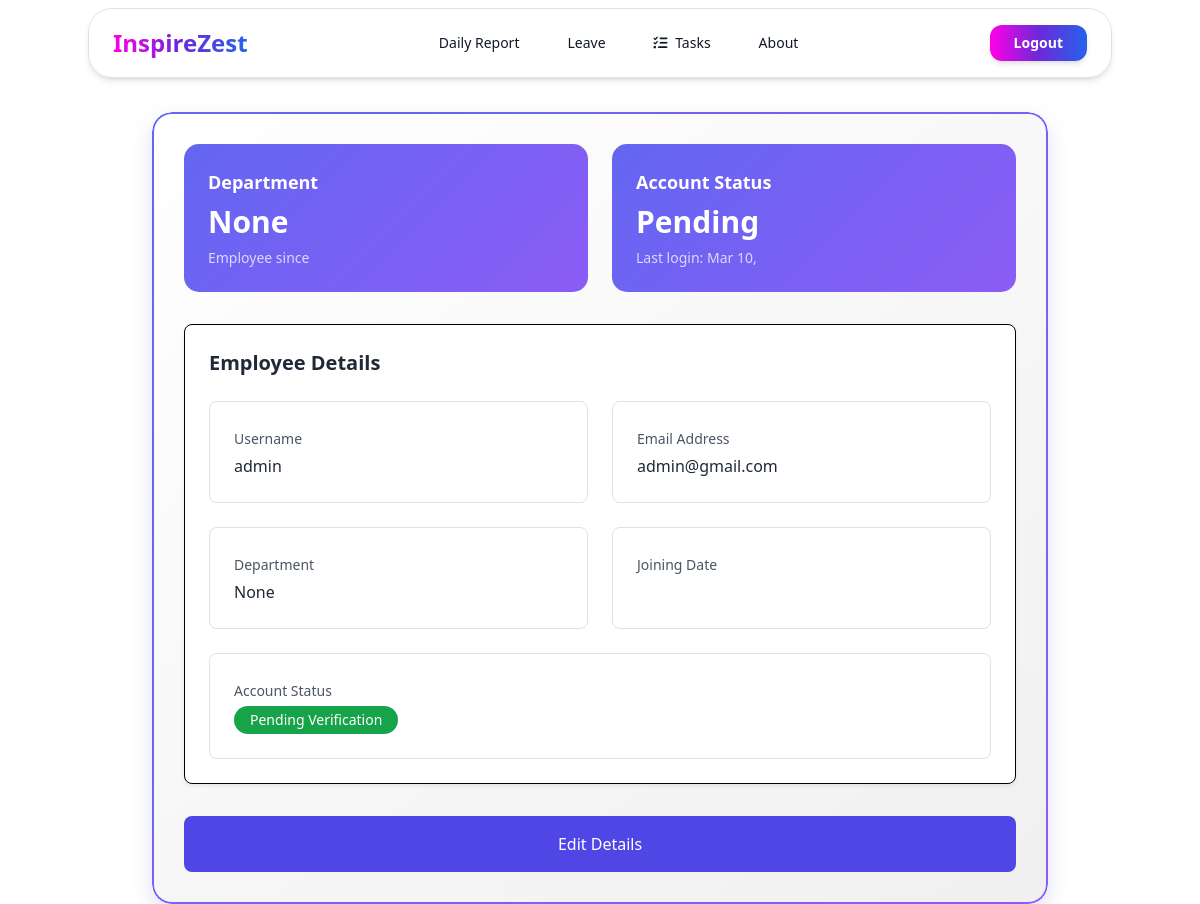
The page /employee/about/ (signed in) on the database as committed earlier.
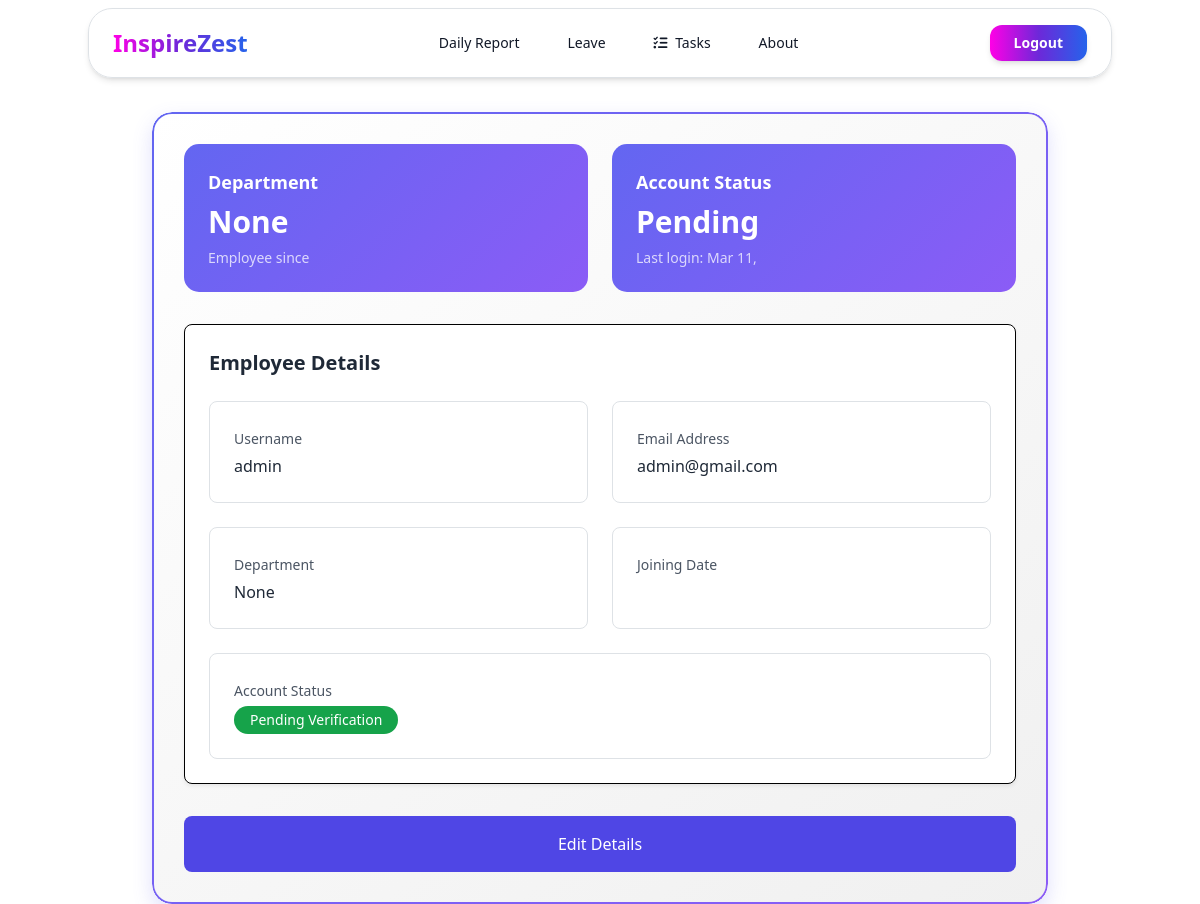
The same page on the database as committed later.
### app/models.py (models this page shows, shortened)
class CustomUser(AbstractUser):
    DEPARTMENT_CHOICES = [
        ('HR', 'Human Resources'),
        ('IT', 'Information Technology'),
        ('FIN', 'Finance'),
        ('MKT', 'Marketing'),
        ('OPS', 'Operations'),
    ]
    is_verified = models.BooleanField(default=False)
    otp = models.CharField(max_length=10, null=True, blank=True)
    email = models.EmailField(unique=True)
    employee_id = models.CharField(max_length=10, unique=True, null=True)
    department = models.CharField(max_length=3, choices=DEPARTMENT_CHOICES, null=True, blank=True)
    joining_date = models.DateField(null=True, blank=True)

### app/views.py (the view)
# urls.py: path('employee/about/',views.Employee_about_view,name='employee-about'),
def Employee_about_view(request):
    about=CustomUser.objects.get(id=request.user.id)
    salary=SalaryCalendar.objects.filter(employee=about).last()
    return render(request,"employee_about.html",{'about':about,'salary':salary})

### app/templates/employee_about.html (shortened to what this page needs)
{% extends "employee_base.html" %}
{% load widget_tweaks %}
{% load static %}
{% block main_block %}
<link rel="stylesheet" href="{% static 'css/style.css' %}">
<div class="container mx-auto px-4 mt-28">
    <div class="max-w-4xl mx-auto">
        <div class="employee-card p-8">
            <div class="grid grid-cols-1 md:grid-cols-2 gap-6 mb-8">
                <div class="info-section p-6 text-white" data-aos="flip-down" data-aos-delay="900">
                    <h3 class="text-lg font-semibold mb-2">Department</h3>
                    <p class="text-3xl font-bold">{{ about.department }}</p>
                    <p class="text-sm opacity-75 mt-2">Employee since {{ about.joining_date|date:"M d, Y" }}</p>
                </div>
                <div class="info-section p-6 text-white" data-aos="flip-up">
                    <h3 class="text-lg font-semibold mb-2">Account Status</h3>
                    <p class="text-3xl font-bold">
                        {% if about.is_verified %}Verified{% else %}Pending{% endif %}
                    </p>
                    <p class="text-sm opacity-75 mt-2">Last login: {{ about.last_login|date:"M d," }}</p>
                </div>
            </div>
            <div class="bg-white rounded-lg shadow-sm p-6 border border-black" data-aos="flip-up" data-aos-delay="500">
                <h2 class="text-xl font-semibold text-gray-800 mb-4">Employee Details</h2>
                <div class="grid grid-cols-1 md:grid-cols-2 gap-4">
                    <div class="detail-item p-4 rounded-lg border">
                        <label class="text-sm font-medium text-gray-600">Username</label>
                        <p class="text-gray-800 font-medium mt-1">{{ about.username }}</p>
                    </div>
                    <div class="detail-item p-4 rounded-lg border">
                        <label class="text-sm font-medium text-gray-600">Email Address</label>
                        <p class="text-gray-800 font-medium mt-1">{{ about.email }}</p>
                    </div>
                    <div class="detail-item p-4 rounded-lg border">
                        <label class="text-sm font-medium text-gray-600">Department</label>
                        <p class="text-gray-800 font-medium mt-1">{{ about.department }}</p>
                    </div>
                    <div class="detail-item p-4 rounded-lg border">
                        <label class="text-sm font-medium text-gray-600">Joining Date</label>
                    </div>
                    <div class="detail-item p-4 rounded-lg border md:col-span-2">
                        <label class="text-sm font-medium text-gray-600">Account Status</label>
                        <div class="flex items-center mt-1">
                            <span class="inline-flexs items-center px-3 py-1 rounded-full text-sm font-medium
                    {% if employee.is_verified %}
                        bg-green-100 text-green-800
                    {% else %}
                        bg-green-600 text-white
                    {% endif %}">
                                {% if about.is_verified %}
                                Verified Account
                                {% else %}
                                Pending Verification
                                {% endif %}
                            </span>
                        </div>
                    </div>
                </div>
            </div>
            <div class="mt-8 flex gap-4">
                <a href="{% url 'employee-update' %}"
                    class="flex-1 px-6 py-3 text-center bg-indigo-600 text-white rounded-lg hover:bg-indigo-700 transition-colors duration-200">
                    Edit Details
                </a>
            </div>
        </div>
    </div>
</div>
{% endblock %}

Rows that differ between the two databases and show on the page:
changed CustomUser "None": last_login "Mar 10," → "Mar 11,"
